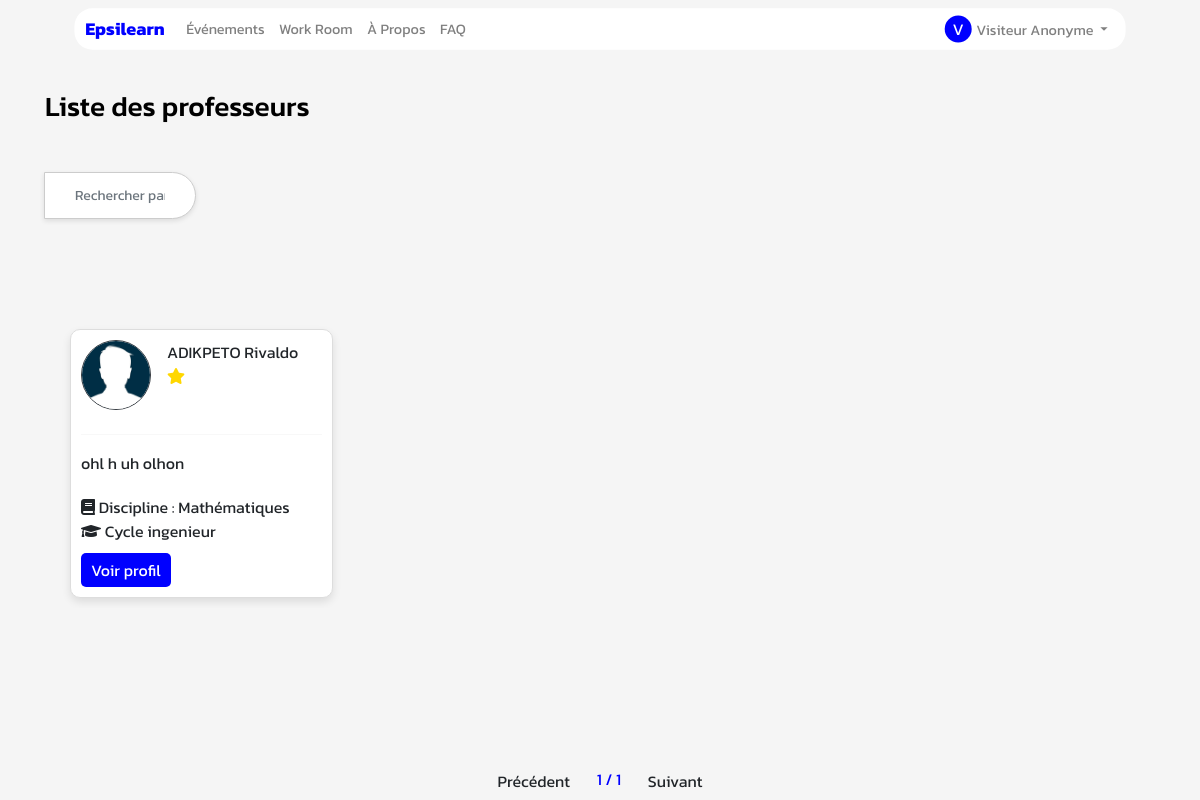
The page /listeprof on the database its author committed.
### App/Models/models.py (models this page shows, shortened)
class Prof(db.Model):
    id = db.Column(db.Integer, primary_key=True)
    id_user_p = db.Column(db.Integer, db.ForeignKey('user.id'))
    formation=db.Column(db.String(50))
    Nvdetud=db.Column(db.String(50))
    filiere=db.Column(db.String(50))
    age=db.Column(db.Integer)
    Diplome=db.Column(db.String(50))
    discipline=db.Column(db.String(500))
    valider=db.Column(db.String(50),default="non")
    positif = db.Column(db.Integer,default=1)
    nefatif = db.Column(db.Integer,default=1)
    solde = db.Column(db.Float, default=0.0)
    ecole=db.Column(db.String(50))
    photo=db.Column(db.String(50),default="static/Profil/unknown.jpg")
    etoile=db.Column(db.Integer,default=1)
    vendervous=db.Column(db.String(500))
    cv=db.Column(db.String(500))

class User(db.Model):
    id = db.Column(db.Integer, primary_key=True)
    nom = db.Column(db.String(50))
    prenom = db.Column(db.String(50))
    nationalite = db.Column(db.String(50))
    mail = db.Column(db.String(50))
    code = db.Column(db.String(50))
    pseudo=db.Column(db.String(200))
    date_naiss=db.Column(db.DateTime)
    ter = db.Column(db.String(50),default="non")
    age=db.Column(db.Integer)
    confirmer = db.Column(db.String(50),default="non")
    mdp=db.Column(db.String(50))
    photo=db.Column(db.String(50),default="static/Profil/unknown.jpg")
    password_reset_token = db.Column(db.String(100))
    password_reset_expiration = db.Column(db.DateTime)
    role=db.Column(db.String(200))
    etudiant= db.relationship('Etudiant', backref='acces_etudiant', foreign_keys='Etudiant.id_user_e')
    prof= db.relationship('Prof', backref='acces_prof', foreign_keys='Prof.id_user_p')
    autre= db.relationship('Autre', backref='acces_autre', foreign_keys='Autre.id_user_a')

### App/Main/routes_profil.py (the view)
@MainBp.route('/listeprof')
def listeprof():
    user_id = session.get('userid')
    return render_template('liste_professeurs.html', professeurs=professeurs,user_id=user_id)

### App/Controllers/fonction.py (called while the page is built)
def get_current_user():
    _current_user=None
    if session.get("userid"):
        user=User.query.get(session.get("userid"))
        if user:
            _current_user=user
    if _current_user is None:
        _current_user=User(
        nom="Visiteur",
        prenom="Anonyme",
        nationalite="Inconnue",
        mail="",
        code="Rabver129G@gh%&B&8bg^gtf",
        pseudo="VisiteurAnonyme",
        date_naiss=datetime.now(),
        ter="non",
        age=0,
        confirmer="non",
        mdp="",
        role="Visiteur",
        photo="static/Profil/unknown.jpg"
    )
    return _current_user

def get_prof_list():
    professeurs = (
        db.session.query(Prof, User)
        .join(User, Prof.id_user_p == User.id)
        .filter(Prof.etoile >= 1)  # Filtrer les professeurs avec au moins 3 étoiles
        .all()
    )
    if professeurs:
        return professeurs
    else:
        return []

### App/Main/routes_home.py (called while the page is built)
@MainBp.app_context_processor
def inject_param():
    return dict(current_user=current_user,np=np,nd=nd,n_stud=n_stud,user_type=session.get("role"))

### app.py (called while the page is built)
@app.after_request
def set_secure_headers(response):
    response.headers['X-Content-Type-Options'] = 'nosniff'
    response.headers['X-Frame-Options'] = 'SAMEORIGIN'
    response.headers['X-XSS-Protection'] = '1; mode=block'
    return response

@app.before_request
def update_session_time():
    if user.id not in processed_requests and user.id is not None:
        last_activity_key = f'last_activity:{user.id}'
        redis_store.set(last_activity_key, datetime.now().strftime('%Y-%m-%d %H:%M:%S'), ex=3)
        session['online_users'] = len(redis_store.keys('last_activity:*'))
        processed_requests[user.id] = True

### App/Main/templates/liste_professeurs.html (shortened to what this page needs)
{% extends "base.html" %}
{% block style %}
  <link rel="stylesheet" href="https://maxcdn.bootstrapcdn.com/bootstrap/4.5.2/css/bootstrap.min.css">
  {% endblock %}
  {% block content %}
  <div class="container">
    <h3 class="mb-4 animate-element" data-animation="fadeInUp" style="animation-duration: 1s;color: #000000;font-family: 'Kanit'; font-size: 28px;">Liste des professeurs </h3>
    <div class="input-group mb-3">
          <div class="input-group stylish-input-group mt-4 animate-element" data-animation="fadeInUp" style="animation-duration: 1.4s;">
            <input type="text" class="form-control" id="searchUserInput" placeholder="Rechercher par nom">
        </div>
      </div>
    </div>
    <div class="container">
    <div class="container row animate-element justify-content-center" data-animation="fadeInUp" style="animation-duration: 2s;scale: 1;" id="userCards" >
      <div class="container">
      {% for user,users in professeurs %}
      <div class="card col-md-3 user-card">
      <div class="d-flex align-items-start mb-4">
        <div class="flex-shrink-0">
          <img src="{{user.photo}}"
            alt="Generic placeholder image" class="img-fluid rounded-circle border border-dark border-3"
            style="width: 70px;">
        </div>
        <div class="flex-grow-1 ms-3">
          <p class="mb-0">{{users.nom}} {{users.prenom}}</p>
          <ul class="mb-2 list-unstyled">
            <li>
              <span class="stars">
                {% for _ in range(user.etoile) %}
                  <i class="fas fa-star" style="color: gold;"></i>
                {% endfor %}
              </span>
            </li>
          </ul>
        </div>
      </div>
      <hr>
      <div>
        <p style="margin-bottom: 20px;"> {{user.vendervous}}</p>
        <p class="mb-0" style="margin-bottom: 20px;">
            <i class="fas fa-book discipline-icon"></i> Discipline :
            {{user.discipline}}
        </p>
        <p class="mb-0">
            <i class="fas fa-graduation-cap formation-icon"></i>
            {{user.formation}}
        </p>
      <button class="choose-button" onclick="window.location.href='/profilprof/{{user.id}}'" style="background-color:blue">Voir profil</button>
    </div>
  </div>
</div>
{% endfor %}
</div>
    </div>
    <div class="navigation-buttons fixed-bottom" style="text-align: center; margin-top: 20px;bottom: 0px;">
      <button class="btn btn-navigation" onclick="scrollPanels(-1)">Précédent</button>
      <span id="pageNumber" style="margin: 0 10px;color: blue;"></span>
      <button class="btn btn-navigation" onclick="scrollPanels(1)">Suivant</button>
  </div>
  </div>
{% endblock %}

### App/Main/templates/liste_professeurs.html (style rules this page uses)
body { background-color: #f5f5f5; }
.container { margin-top: 50px; }
.user-card { border: 1px solid #ddd; border-radius: 10px; padding: 10px; margin: 10px; background-color: #fff; box-shadow: 0 4px 8px rgba(0, 0, 0, 0.1); }
.choose-button { background-color: #000000; color: #fff; border: none; padding: 5px 10px; border-radius: 5px; cursor: pointer; margin-top: 10px; }
.stylish-input-group { border: 1px solid #ccc; border-radius: 25px; padding: 5px 15px; box-shadow: 0 2px 5px rgba(0, 0, 0, 0.1); background-color: white; display: inline-block; width: auto; }
.stylish-input-group input[type="text"] { border: none; outline: none; box-shadow: none; padding: 15px; font-size: 14px; width: 120px; transition: width 0.3s ease-in-out; border-radius: 25px 0px 0px 25px; }

### rows shown on the page
Prof: photo (picture), nom "ADIKPETO", prenom "Rivaldo", etoile 1 (drawn), vendervous "ohl h uh olhon", discipline "Mathématiques", formation "Cycle ingenieur"

### other values the page prints
{{ current_user.nom|first }} "V"
{{ current_user.nom }} "Visiteur"
{{ current_user.prenom }} "Anonyme"
